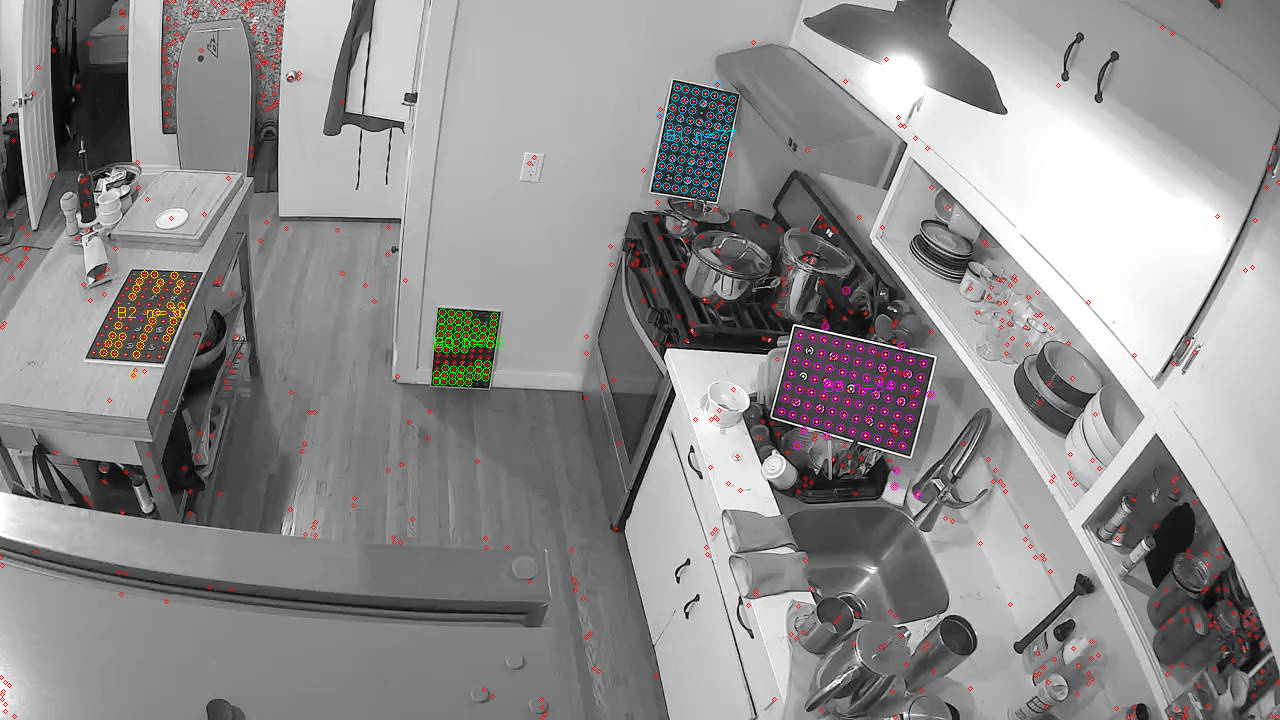
#> input picture tools/spatial-pipeline/_variants/_det_adaptive_debug.png, 1280 x 720 px
$ python det_quadrect.py _det_adaptive_debug.png
#> lines starting #> are read from the running program, lines starting #| are printed output that depends on the picture; after the words box and inside, x2 and y2 are one past the last pixel; in counts of white or black regions, pixels touching at a corner belong together
#!/usr/bin/env python3
"""det_quadrect.py — board-first rectification detector for Revopoint Miraco
calibration dot boards in low-res security-camera frames.

Strategy (board-first, opposite of the dots-first 81_capture_intrinsics_circlegrid):
  1. Each board is a dark rectangle wrapped in a bright WHITE border — a large
     (>100 px) feature that survives 1280x720 even when individual dots are 4 px.
     Sweep several global dark thresholds; isolated dark convex blobs whose
     4-corner approximation looks like a quad are board candidates (the white
     border guarantees the interior stays an isolated blob at any threshold
     below the border brightness).
  2. Perspective-rectify each candidate interior to a canonical upscaled
     rectangle (small far boards get ~5x magnification -> 4 px dots become
     ~20 px blobs with clean centroids).
  3. Detect filled dots inside the rectified crop (adaptive threshold +
     connected components; hollow ring fiducials rejected by fill ratio).
  4. RANSAC an integer lattice on the rectified dot centers (adapted from
     fit_lattice in 81_capture_intrinsics_circlegrid.py, generalized to two
     independent basis vectors so imperfect aspect recovery still locks).
  5. Map dot centers back through the inverse warp to image coords and
     validate with a lattice->image homography: a board only counts if the
     median reprojection error < 1.5 px and the index set is truly 2-D.

Exposes:
    detect_boards(img_gray) -> list of (img_pts Nx2 float32, lattice_idx Nx2 int)
"""
from __future__ import annotations

import cv2
import numpy as np
from scipy.spatial import cKDTree

# ----------------------------------------------------------------------------- tunables
DARK_SWEEP = (45, 60, 75, 90, 105, 120, 135)   # global dark thresholds for quad finding
MIN_QUAD_AREA = 1200.0                          # px^2, interior blob
MAX_QUAD_AREA = 150000.0
MIN_QUAD_SIDE = 18.0                            # px, shortest quad side
MAX_ASPECT = 3.5
MIN_CONVEXITY = 0.82                            # blob area / hull area
RECT_TARGET = 300.0                             # rectified min-dimension target, px
RECT_MAX_SCALE = 6.0
MIN_DOTS = 12                                   # dots needed to even attempt a lock
MAX_MEDIAN_ERR = 1.5                            # px, homography reprojection gate
MIN_SPAN = 3                                    # distinct lattice values needed per axis


# ----------------------------------------------------------------------------- quads
def _order_corners(quad: np.ndarray) -> np.ndarray:
    """Order 4 points tl, tr, br, bl (consistent winding for getPerspectiveTransform)."""
    c = quad.mean(axis=0)
    ang = np.arctan2(quad[:, 1] - c[1], quad[:, 0] - c[0])
    quad = quad[np.argsort(ang)]                 # CCW in image coords (y down -> CW visually)
    s = quad.sum(axis=1)
    tl = int(np.argmin(s))
    return np.roll(quad, -tl, axis=0).astype(np.float32)


def _find_quads(img: np.ndarray) -> list[np.ndarray]:
    """Multi-threshold dark-blob sweep -> deduped list of candidate 4x2 quads."""
    quads, seen = [], set()
    for t in DARK_SWEEP:
        _, bw = cv2.threshold(img, t, 255, cv2.THRESH_BINARY_INV)
        cnts, _ = cv2.findContours(bw, cv2.RETR_LIST, cv2.CHAIN_APPROX_SIMPLE)
        for cnt in cnts:
            area = cv2.contourArea(cnt)
            if not (MIN_QUAD_AREA <= area <= MAX_QUAD_AREA):
                continue
            hull = cv2.convexHull(cnt)
            ha = cv2.contourArea(hull)
            if ha <= 0 or area / ha < MIN_CONVEXITY:
                continue
            peri = cv2.arcLength(hull, True)
            quad = None
            for eps in (0.02, 0.03, 0.04, 0.06):
                ap = cv2.approxPolyDP(hull, eps * peri, True)
                if len(ap) == 4:
                    quad = ap.reshape(4, 2).astype(np.float32)
                    break
            if quad is None:
                continue
            sides = np.linalg.norm(np.roll(quad, -1, axis=0) - quad, axis=1)
            if sides.min() < MIN_QUAD_SIDE or sides.max() / sides.min() > MAX_ASPECT:
                continue
            cx, cy = quad.mean(axis=0)
            key = (int(cx // 12), int(cy // 12), int(np.log1p(area) * 4))
            if key in seen:
                continue
            seen.add(key)
            quads.append(_order_corners(quad))
#> this loop made 7 passes
#> pass 1, in _find_quads, `_, bw = cv2.threshold(img, t, 255, cv2.THRESH_BINARY_INV)`:
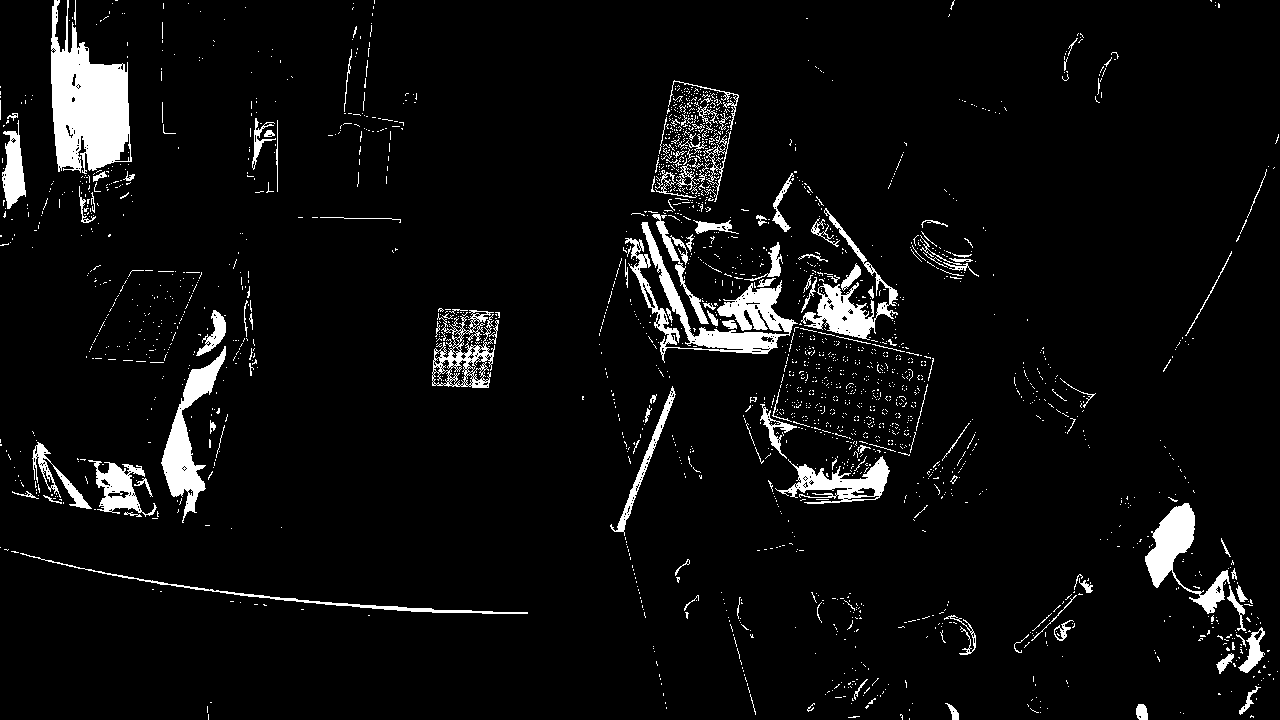
#> bw: shape (720, 1280); 5.4% white; 2168 white regions (2024 under 20 px), largest, box (x1, y1, x2, y2) and area: (51, 0, 132, 174) 8444, (625, 222, 798, 363) 5542, (161, 346, 226, 523) 3360
#> after the loop, quads = 9 items; seen = 9 items
    return quads


# ----------------------------------------------------------------------------- rectify
def _rectify(img: np.ndarray, quad: np.ndarray):
    """Warp quad interior to canonical rectangle with margin. Returns
    (crop, Hmat image->rect, margin, W, H) or None."""
    tl, tr, br, bl = quad
    W0 = max(np.linalg.norm(tr - tl), np.linalg.norm(br - bl))
    H0 = max(np.linalg.norm(bl - tl), np.linalg.norm(br - tr))
    if min(W0, H0) < MIN_QUAD_SIDE:
        return None
    s = float(np.clip(RECT_TARGET / min(W0, H0), 1.0, RECT_MAX_SCALE))
    W, H = int(round(W0 * s)), int(round(H0 * s))
    m = max(10, int(round(0.08 * min(W, H))))
    dst = np.array([[m, m], [m + W, m], [m + W, m + H], [m, m + H]], np.float32)
    Hmat = cv2.getPerspectiveTransform(quad, dst)
    crop = cv2.warpPerspective(img, Hmat, (W + 2 * m, H + 2 * m),
                               flags=cv2.INTER_CUBIC)
    return crop, Hmat, m, W, H


# ----------------------------------------------------------------------------- dots
def _detect_dots(crop: np.ndarray, m: int, W: int, H: int) -> np.ndarray:
    """Bright filled dots inside the rectified interior. Rings rejected by fill
    ratio (annulus components are sparse in their bbox); JPEG mosquito-noise
    satellites rejected by brightness-above-local-background (they form a
    regular half-pitch pseudo-lattice if kept!). Returns Nx2 float32."""
    interior = crop[m:m + H, m:m + W]
    pitch_est = min(W, H) / 8.0                  # boards are ~7-11 cells across
    k = int(np.clip(pitch_est * 1.5, 31, 99)) | 1
    bg = cv2.medianBlur(interior, k)
    diff = interior.astype(np.int16) - bg.astype(np.int16)
    block = max(15, (int(min(W, H) / 6) | 1))
    th = cv2.adaptiveThreshold(interior, 255, cv2.ADAPTIVE_THRESH_MEAN_C,
                               cv2.THRESH_BINARY, block, -12)
    n, lab, stats, _ = cv2.connectedComponentsWithStats(th, 8)
    cand = []
    for i in range(1, n):
        x, y, w, h, area = stats[i]
        if area < 9 or w > 0.85 * pitch_est or h > 0.85 * pitch_est:
            continue
        if w < 2 or h < 2 or max(w, h) / min(w, h) > 2.0:
            continue
        fill = area / float(w * h)
        if fill < 0.55:                          # rings/annuli & streaks fail
            continue
        # reject components hugging the interior edge (border bleed)
        if x <= 1 or y <= 1 or x + w >= W - 1 or y + h >= H - 1:
            continue
        msk = lab[y:y + h, x:x + w] == i
        d = diff[y:y + h, x:x + w]
        score = float(d[msk].mean())
        # subpixel: intensity-above-background weighted centroid
        wgt = np.where(msk, np.clip(d, 0, None), 0).astype(np.float64)
        tot = wgt.sum()
        if tot <= 0:
            continue
        ys, xs = np.mgrid[y:y + h, x:x + w]
        cxp = float((xs * wgt).sum() / tot)
        cyp = float((ys * wgt).sum() / tot)
        cand.append((score, cxp, cyp))
    if not cand:
        return np.empty((0, 2), np.float32)
    scores = np.array([c[0] for c in cand])
    cutoff = max(12.0, 0.5 * float(np.percentile(scores, 95)))
    pts = [(cx, cy) for s, cx, cy in cand if s >= cutoff]
    if not pts:
        return np.empty((0, 2), np.float32)
    return np.asarray(pts, np.float32) + np.float32([m, m])


# ----------------------------------------------------------------------------- lattice
def _fit_lattice(pts: np.ndarray, iters: int = 600, tol_frac: float = 0.20):
    """RANSAC integer-lattice fit, adapted from fit_lattice in
    81_capture_intrinsics_circlegrid.py but with BOTH basis vectors sampled
    from real neighbour offsets (tolerates unequal x/y pitch after imperfect
    aspect recovery). Returns (idx Nx2 int, inlier mask) or None."""
    n = len(pts)
    if n < MIN_DOTS:
        return None
    rng = np.random.default_rng(0)
    k = min(6, n)
    d, nbr = cKDTree(pts).query(pts, k=k)
    typ = np.median(d[:, 1])
    best = None
    for _ in range(iters):
        i = int(rng.integers(n))
        ja, jb = rng.integers(1, k, size=2)
        a = pts[nbr[i, ja]] - pts[i]
        b = pts[nbr[i, jb]] - pts[i]
        na, nb_ = np.linalg.norm(a), np.linalg.norm(b)
        if not (0.5 * typ < na < 1.9 * typ and 0.5 * typ < nb_ < 1.9 * typ):
            continue
        cross = abs(a[0] * b[1] - a[1] * b[0])
        if cross < 0.5 * na * nb_:               # need a genuinely 2-D basis
            continue
        M = np.stack([a, b], axis=1)
        rel = (pts - pts[i]) @ np.linalg.inv(M).T
        ridx = np.round(rel)
        err = np.linalg.norm(rel - ridx, axis=1)
        inl = err < tol_frac
        score = int(inl.sum())
        if best is None or score > best[0]:
            best = (score, ridx.astype(int), inl)
    if best is None or best[0] < MIN_DOTS:
        return None
    _, idx, inl = best
    # refine: homography idx->pts on inliers, re-round everyone, re-score
    for _ in range(2):
        if inl.sum() < 4:
            return None
        Hm, _ = cv2.findHomography(idx[inl].astype(np.float32), pts[inl], 0)
        if Hm is None:
            return None
        back = cv2.perspectiveTransform(
            pts.reshape(-1, 1, 2).astype(np.float32),
            np.linalg.inv(Hm)).reshape(-1, 2)
        idx = np.round(back).astype(int)
        err = np.linalg.norm(back - idx, axis=1)
        inl = err < tol_frac
    if inl.sum() < MIN_DOTS:
        return None
    idx = idx - idx[inl].min(axis=0)
    return idx, inl


# ----------------------------------------------------------------------------- canonicalize
def _reduce_basis(idx: np.ndarray, pts: np.ndarray):
    """The RANSAC may lock a sheared (unimodular) basis — e.g. a=(1,0), b=(1,1)
    in true-lattice units — which indexes every dot but corrupts idx*pitch
    object coords. Fit the affine basis, Lagrange-Gauss reduce it to the
    shortest (true pitch) basis, and remap indices with the tracked unimodular
    transform. Returns canonical idx (min at 0)."""
    A = np.hstack([idx.astype(np.float64), np.ones((len(idx), 1))])
    sol, *_ = np.linalg.lstsq(A, pts.astype(np.float64), rcond=None)
    B = sol[:2]                                   # rows = basis vectors
    U = np.eye(2, dtype=np.int64)
    b = [B[0].copy(), B[1].copy()]
    for _ in range(32):
        if b[0] @ b[0] > b[1] @ b[1]:
            b = [b[1], b[0]]
            U = U[::-1].copy()
        mu = int(round((b[0] @ b[1]) / (b[0] @ b[0])))
        if mu == 0:
            break
        b[1] = b[1] - mu * b[0]
        U[1] = U[1] - mu * U[0]
    det = int(round(np.linalg.det(U)))
    if det not in (-1, 1):                        # should never happen
        return idx - idx.min(axis=0)
    Uinv = np.round(np.linalg.inv(U)).astype(np.int64)
    idx2 = idx.astype(np.int64) @ Uinv            # pts = idx2 @ (U @ B)
    # sign-normalize each axis (cosmetic, keeps spans positive & tight)
    Bred = U @ B
    for ax in range(2):
        if Bred[ax, np.argmax(np.abs(Bred[ax]))] < 0:
            idx2[:, ax] = -idx2[:, ax]
    return (idx2 - idx2.min(axis=0)).astype(int)


# ----------------------------------------------------------------------------- validate
def _validate(idx: np.ndarray, img_pts: np.ndarray):
    """Homography lattice->image gate. Returns (img_pts, idx, med_err) of the
    surviving inlier set, or None."""
    if len(idx) < MIN_DOTS:
        return None
    src = idx.astype(np.float32)
    Hm, mask = cv2.findHomography(src, img_pts, cv2.RANSAC, 3.0)
    if Hm is None:
        return None
    keep = mask.ravel().astype(bool)
    if keep.sum() < MIN_DOTS:
        return None
    src, dst, idx2 = src[keep], img_pts[keep], idx[keep]
    Hm, _ = cv2.findHomography(src, dst, 0)      # LSQ refit on inliers
    if Hm is None:
        return None
    proj = cv2.perspectiveTransform(src.reshape(-1, 1, 2), Hm).reshape(-1, 2)
    err = np.linalg.norm(proj - dst, axis=1)
    med = float(np.median(err))
    if med >= MAX_MEDIAN_ERR:
        return None
    # require genuine 2-D extent (a collinear point set fits any homography)
    if len(np.unique(idx2[:, 0])) < MIN_SPAN or len(np.unique(idx2[:, 1])) < MIN_SPAN:
        return None
    return dst.astype(np.float32), idx2.astype(int), med


# ----------------------------------------------------------------------------- public
def detect_boards(img_gray: np.ndarray, debug: dict | None = None):
    """Detect Miraco dot boards. Returns list of
    (img_pts Nx2 float32, lattice_idx Nx2 int), one entry per locked board."""
    if img_gray.ndim == 3:
        img_gray = cv2.cvtColor(img_gray, cv2.COLOR_BGR2GRAY)
    boards = []
    quads = _find_quads(img_gray)
#> quads = 9 items
    if debug is not None:
        debug["quads"] = quads
        debug["attempts"] = []
    for quad in quads:
        r = _rectify(img_gray, quad)
        if r is None:
            continue
        crop, Hmat, m, W, H = r
        dots = _detect_dots(crop, m, W, H)
        if debug is not None:
            debug["attempts"].append((quad, crop, dots))
        if len(dots) < MIN_DOTS:
            continue
        fit = _fit_lattice(dots)
        if fit is None:
            continue
        idx, inl = fit
        idx_c = _reduce_basis(idx[inl], dots[inl])
        rect_pts = dots[inl].reshape(-1, 1, 2)
        img_pts = cv2.perspectiveTransform(rect_pts, np.linalg.inv(Hmat)).reshape(-1, 2)
        v = _validate(idx_c, img_pts.astype(np.float32))
        if v is None:
            continue
        img_pts, idx2, med = v
        boards.append((img_pts, idx2, med))
#> this loop made 9 passes
#> (tl in _rectify, tr in _rectify, br in _rectify, bl in _rectify, W0 in _rectify, H0 in _rectify, s in _rectify) on passes 1, 2, 4: ([795, 327], [932, 360], [908, 454], [787, 417], 140.9, 97.02, 3.09), ([795, 327], [933, 358], [909, 455], [772, 416], 142.4, 99.92, 3), ([673, 80], [738, 94], [715, 201], [651, 191], 66.49, 113.2, 4.51)
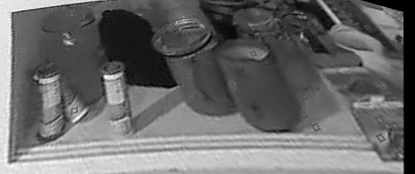
#> crop: shape (348, 829) (shown at 1/2 size); min 0, max 255, mean 105.8
#> after the loop, boards = 4 items
    # dedupe overlapping locks of the same physical board (keep most dots)
    boards.sort(key=lambda b: -len(b[0]))
    final = []
    for pts, idx2, med in boards:
        dup = False
        for fpts, _, _ in final:
            tree = cKDTree(fpts)
            d, _ = tree.query(pts, k=1)
            if (d < 2.5).mean() > 0.3:
                dup = True
                break
        if not dup:
            final.append((pts, idx2, med))
#> this loop made 4 passes
#> med on passes 1 to 4: 0.385, 0.16, 0.222, 0.204
#> after the loop, final = 3 items
    if debug is not None:
        debug["med_errs"] = [m for _, _, m in final]
    return [(p, i) for p, i, _ in final]


# ----------------------------------------------------------------------------- harness
if __name__ == "__main__":
    import sys, time
    args = [a for a in sys.argv[1:] if not a.startswith("--")]
    frame = args[0] if args else \
        r"C:\Users\Marcelo\AppData\Local\Temp\claude\camshots\kitchen_native.jpg"
    img = cv2.imread(frame, cv2.IMREAD_GRAYSCALE)
    dbg = {}
    t0 = time.perf_counter()
    out = detect_boards(img, debug=dbg)
#> out = 3 items
    meds = dbg["med_errs"]
    dt = (time.perf_counter() - t0) * 1000
    print(f"frame {frame}  {img.shape[1]}x{img.shape[0]}")
#| frame _det_adaptive_debug.png  1280x720
    print(f"quad candidates: {len(dbg['quads'])}, attempts with crops: {len(dbg['attempts'])}")
    print(f"BOARDS LOCKED: {len(out)}  ({dt:.0f} ms)")
#| BOARDS LOCKED: 3  (1081 ms)
    for k, ((pts, idx), med) in enumerate(zip(out, meds)):
        span = (idx.max(0) - idx.min(0)) + 1
        print(f"  board {k}: dots={len(pts)}  med_reproj={med:.3f}px  "
              f"lattice span {span[0]}x{span[1]}  center=({pts[:,0].mean():.0f},{pts[:,1].mean():.0f})")
#> this loop made 3 passes
#> (med, span) on passes 1 to 3: (0.385, [11, 7]), (0.16, [7, 11]), (0.222, [11, 7])
#> (printed output is left out)
    # debug overlay
    vis = cv2.cvtColor(img, cv2.COLOR_GRAY2BGR)
    for quad in dbg["quads"]:
        cv2.polylines(vis, [quad.astype(int)], True, (0, 128, 255), 1)
    cols = [(0, 255, 0), (255, 0, 0), (0, 255, 255), (255, 0, 255), (0, 0, 255)]
    for k, (pts, idx) in enumerate(out):
        c = cols[k % len(cols)]
        for (x, y), (i, j) in zip(pts, idx):
            cv2.circle(vis, (int(round(x)), int(round(y))), 3, c, 1)
#> this loop made 3 passes
#> c on passes 1 to 3: (0, 255, 0), (255, 0, 0), (0, 255, 255)
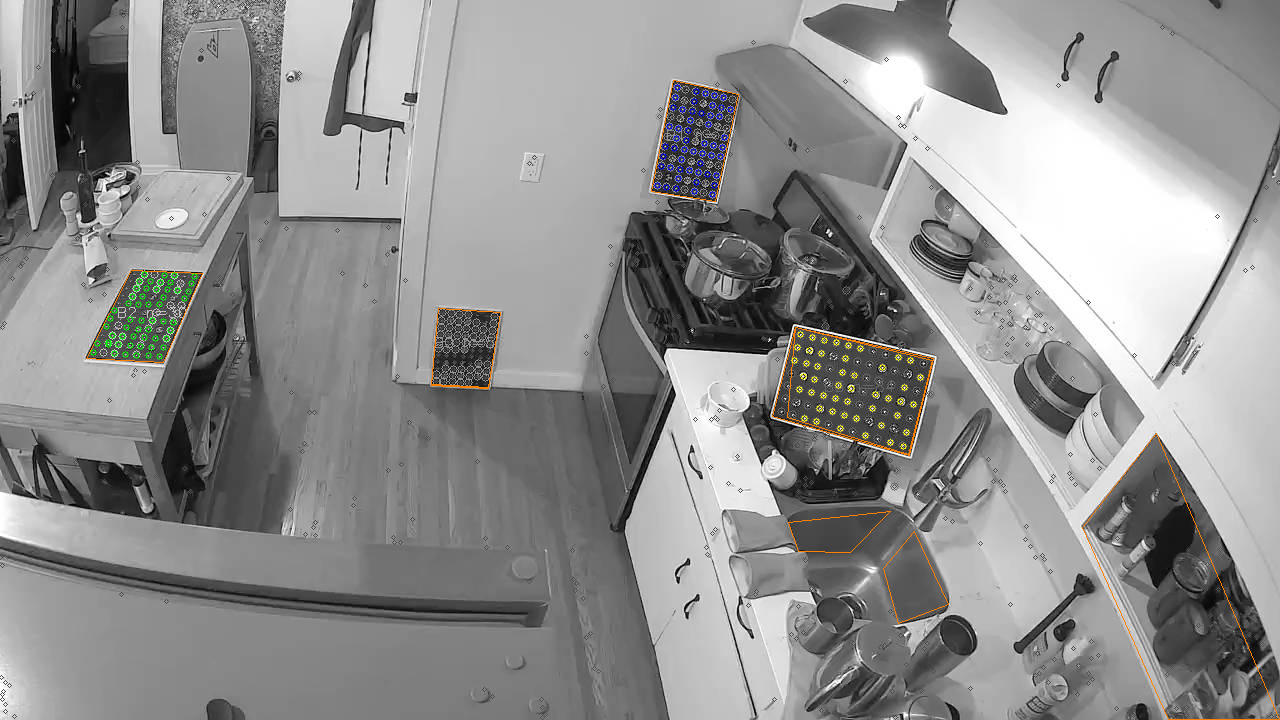
#> vis: shape (720, 1280, 3); mean B, G, R 142.8, 143.5, 143.6
    p = r"C:\Users\Marcelo\AppData\Local\Temp\claude\det_dbg\overlay.png"
    cv2.imwrite(p, vis)
    print("overlay ->", p)
    if "--dump" in sys.argv:
        for n, (quad, crop, dots_r) in enumerate(dbg["attempts"]):
            cv = cv2.cvtColor(crop, cv2.COLOR_GRAY2BGR)
            for x, y in dots_r:
                cv2.circle(cv, (int(round(x)), int(round(y))), 4, (0, 255, 0), 1)
            cx, cy = quad.mean(axis=0)
            fp = rf"C:\Users\Marcelo\AppData\Local\Temp\claude\det_dbg\att{n:02d}_c{int(cx)}x{int(cy)}_d{len(dots_r)}.png"
            cv2.imwrite(fp, cv)
        print(f"dumped {len(dbg['attempts'])} attempt crops")
